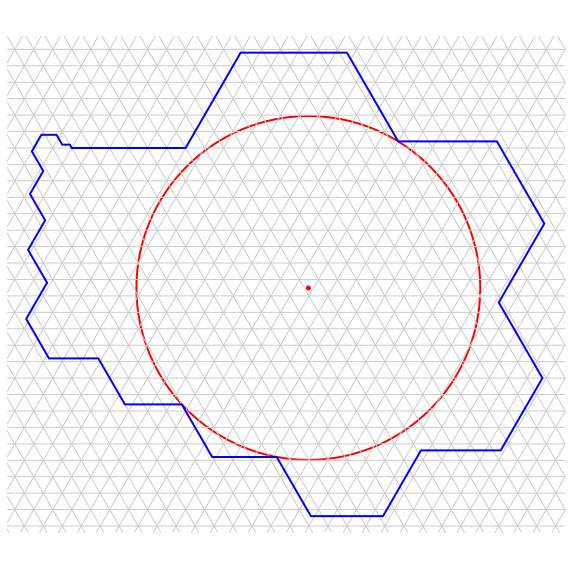

Source code (Python):
import sys
import os
from polyforms.polyiamond import Polyiamond

import matplotlib.pyplot as plt
import matplotlib.path as mpath
import matplotlib.patches as mpatches
import numpy as np

TH = np.sqrt(3)/2

# The perfect 30-gon polyiamond
p = Polyiamond('ABAFAFEFEDEDCDCDCDCBCBCBCBAFAF')
pts = p.get_mod_descartes()

xs = [pt[0] for pt in pts]
ys = [pt[1] for pt in pts]

min_x, max_x = min(xs), max(xs)
min_y, max_y = min(ys), max(ys)

# Add some padding
padding_x = 5
padding_y = 5

left = int(np.floor(min_x)) - padding_x
right = int(np.ceil(max_x)) + padding_x
bottom = int(np.floor(min_y)) - padding_y
top = int(np.ceil(max_y)) + padding_y

width = right - left
height = top - bottom

# Create figure
fig, ax = plt.subplots(figsize=(10, 10))
ax.axis('equal')
ax.axis('off')
plt.margins(x=0, y=0)

# Set limits
ax.set_xlim(left, right)
ax.set_ylim(bottom * TH, top * TH)

# Create a clipping path for the grid
vertices = np.array([
    [left, bottom * TH],
    [right, bottom * TH],
    [right, top * TH],
    [left, top * TH],
    [0, 0]
])
codes = [
    mpath.Path.MOVETO, mpath.Path.LINETO, mpath.Path.LINETO, mpath.Path.LINETO,
    mpath.Path.CLOSEPOLY
]
clip_path = mpath.Path(vertices, codes)
patch = mpatches.PathPatch(clip_path, transform=ax.transData, fill=False, edgecolor='none')
ax.add_patch(patch)

# Grid lines
def draw_line(x_coords, y_coords, is_dark):
    linewidth = 1.0 if is_dark else 0.25
    color = '#cccccc' if is_dark else '#cccccc'
    line, = ax.plot(x_coords, [y * TH for y in y_coords], color=color, linewidth=linewidth, linestyle='solid')
    line.set_clip_path(patch)

for y in range(bottom, top + 1):
    if y % 5 == 0:
        draw_line([left, right], [y, y], '#cccccc')

# Slanted lines 1 (y = 2*x - C) => 2x - y = C
min_c1 = int(np.floor(2 * left - top)) - 5
max_c1 = int(np.ceil(2 * right - bottom)) + 5
for c in range(min_c1, max_c1 + 1):
    if c % 10 == 0:
        draw_line([left, right], [2*left - c, 2*right - c], '#cccccc')

# Slanted lines 2 (y = -2*x + C) => 2x + y = C
min_c2 = int(np.floor(2 * left + bottom)) - 5
max_c2 = int(np.ceil(2 * right + top)) + 5
for c in range(min_c2, max_c2 + 1):
    if c % 10 == 0:
        draw_line([left, right], [c - 2*left, c - 2*right], '#cccccc')

# Draw the polyiamond perimeter (no fill)
poly_xs = xs + [xs[0]]
poly_ys = [y * TH for y in (ys + [ys[0]])]
ax.plot(poly_xs, poly_ys, color='blue', linewidth=2) # Blue perimeter

# Call get_incircle function
(cx, cy), r = p.get_incircle()

# Draw incircle
circle = plt.Circle((cx, cy), r, color='red', fill=False, linewidth=2)
ax.add_patch(circle)

# Also draw the center point
ax.plot(cx, cy, 'ro', markersize=4)

plt.savefig('30gon_incircle.svg', format='svg', bbox_inches='tight', transparent=True, pad_inches=0.1)

# Remove hardcoded width and height from the generated SVG
with open('30gon_incircle.svg', 'r') as f:
    svg_content = f.read()

import re
svg_content = re.sub(r'width="[0-9.]+pt" height="[0-9.]+pt" ', '', svg_content)

with open('30gon_incircle.svg', 'w') as f:
    f.write(svg_content)

print("Saved 30gon_incircle.svg")
